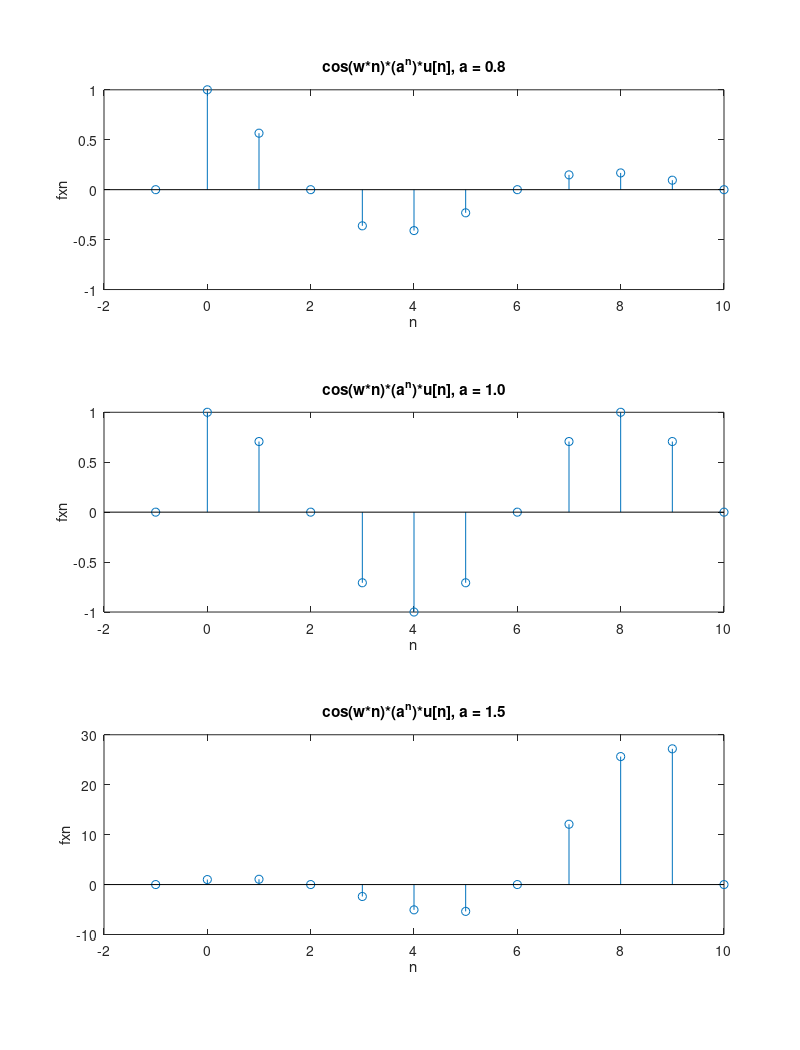

The MATLAB source for this figure:
w = pi/4;

subplot(3,1,1)
n = -1:1:10;
u1 = (n>=0);
a = 0.8;
fxn = cos(w.*n) .* (a.^n).*u1;
stem(n, fxn)
title('cos(w*n)*(a^n)*u[n], a = 0.8')
xlabel('n')
ylabel('fxn')

subplot(3,1,2)
n = -1:1:10;
u1 = (n>=0);
a = 1.0;
fxn = cos(w.*n) .* (a.^n).*u1;
stem(n, fxn)
title('cos(w*n)*(a^n)*u[n], a = 1.0')
xlabel('n')
ylabel('fxn')

subplot(3,1,3)
n = -1:1:10;
u1 = (n>=0);
a = 1.5;
fxn = cos(w.*n) .* (a.^n).*u1;
stem(n, fxn)
title('cos(w*n)*(a^n)*u[n], a = 1.5')
xlabel('n')
ylabel('fxn')

orient('tall')